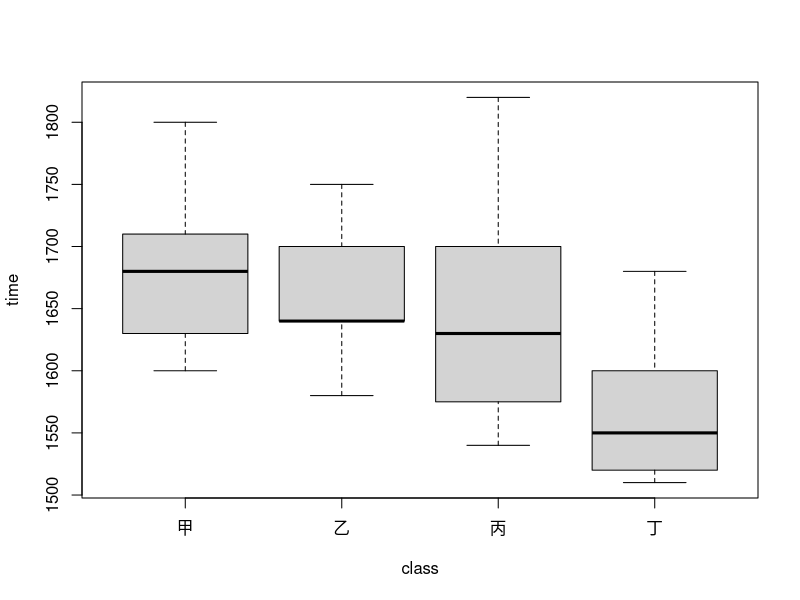
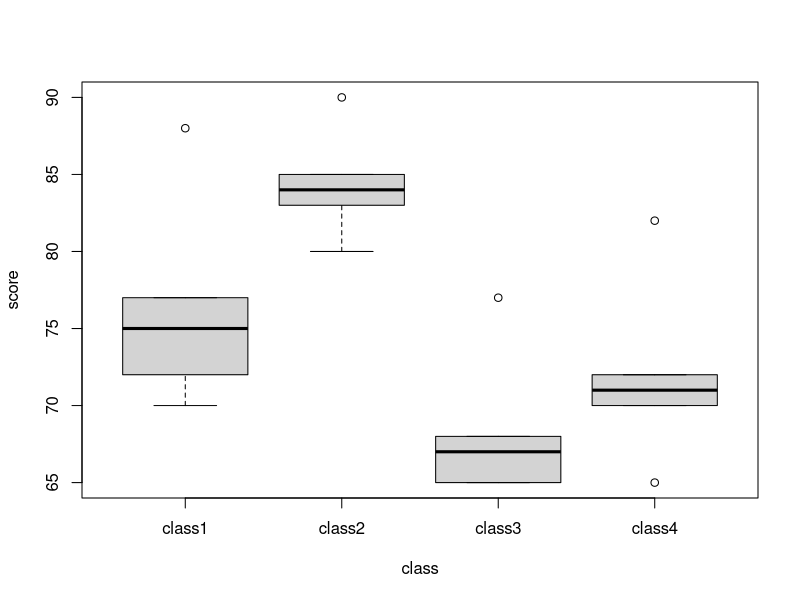
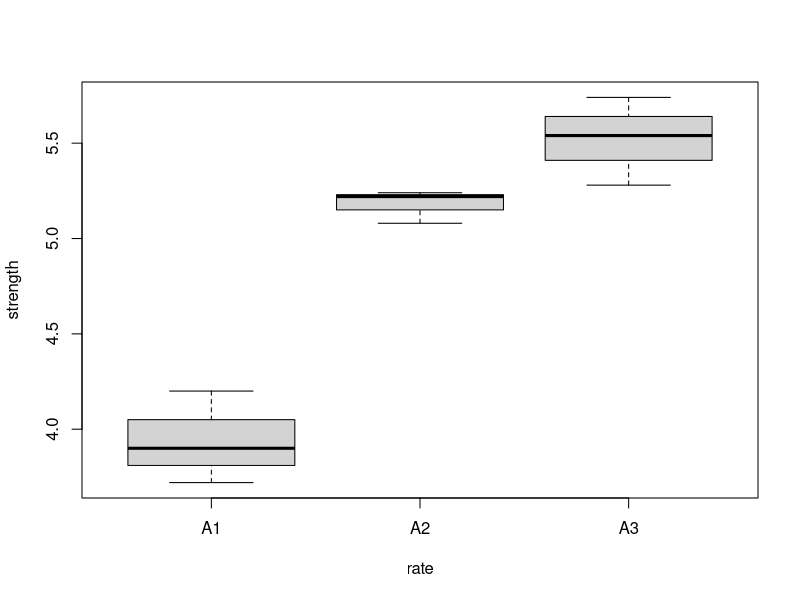
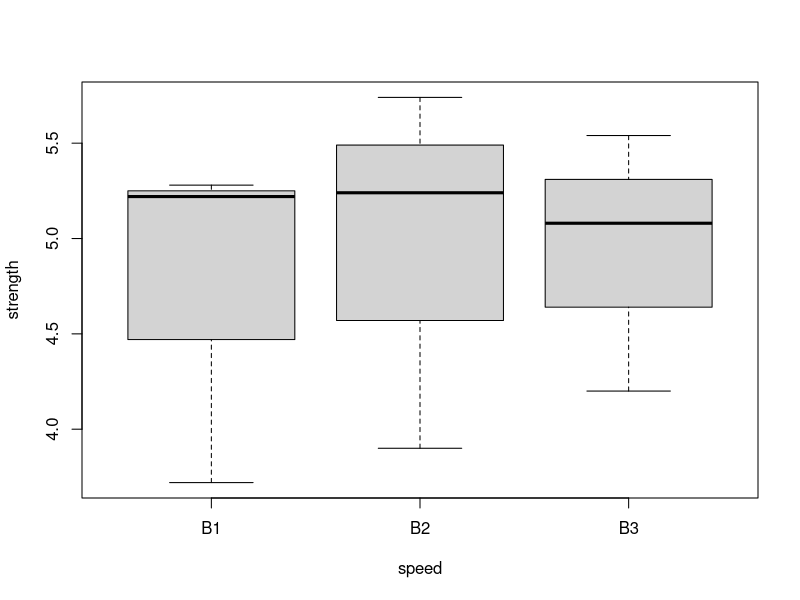
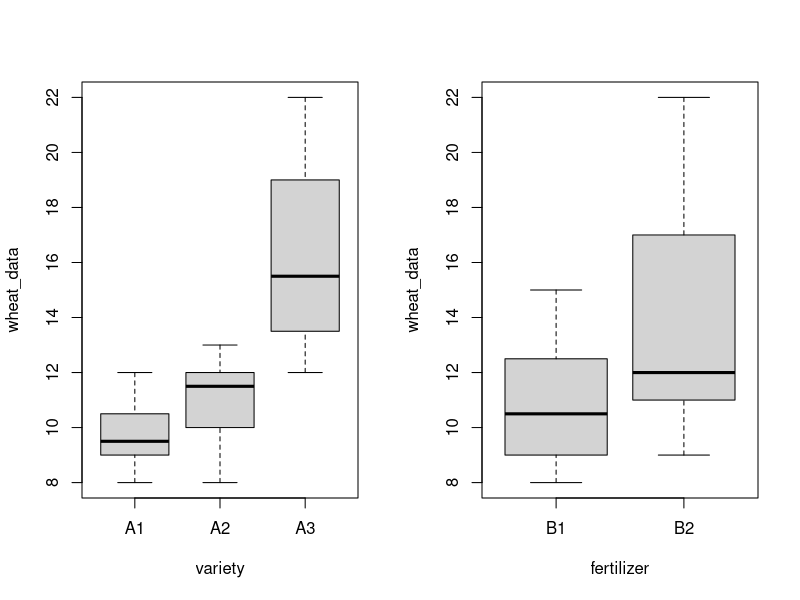
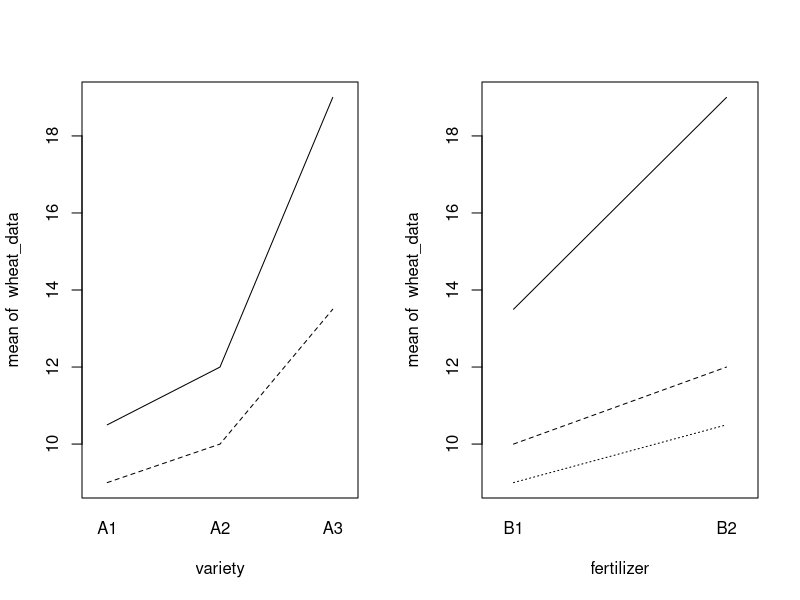

Here is the R script that generated these plots, in order:
# 问题一
a <-c(1600,1610,1650,1680,1700,1720,1800)
b <-c(1580,1640,1640,1700,1750)
c <-c(1540,1550,1600,1620,1640,1660,1740,1820)
d <-c(1510,1520,1530,1570,1600,1680)

# 先判断是否符合正态分布
shapiro.test(a)
shapiro.test(b)
shapiro.test(c)
shapiro.test(d)

data <- c(a,b,c,d)
account = data.frame(data,class=factor(rep(1:4,c(7,5,8,6)),labels=c('甲','乙','丙','丁')))
# 方差齐性检验
bartlett.test(data~class,data=account)
# 箱式图观察
plot(account$data~account$class, xlab='class', ylab='time')
# 方差分析
a.aov=aov(data~class,data=account)
# 列出总结
summary(a.aov)

# 问题二
class1 <- c(75,77,70,88,72)
class2 <- c(83,80,85,90,84)
class3 <- c(65,67,77,68,65)
class4 <- c(72,70,71,65,82)
# 先判断是否符合正态分布
shapiro.test(class1)
shapiro.test(class2)
shapiro.test(class3)
shapiro.test(class4)

score_data <- c(class1,class2,class3,class4)
# class= 这里是自己起的名字，意思是类别，和后面的class班级不是一回事
score_account = data.frame(score_data,class=factor(rep(1:4,c(5,5,5,5)),labels=c('class1','class2','class3','class4')))
# 非正态分布,使用Levene方差齐性检验
library(car)
leveneTest(score_account$score_data,score_account$class)
# 箱式图观察
plot(score_account$score_data~score_account$class, xlab='class', ylab='score')
# ANOVA为正态方差分析，这里非正态使用KW分析
kruskal.test(score_account$score_data,score_account$class)

# 问题三
a1 = c(3.72, 3.90, 4.20)
a2 = c(5.22, 5.24, 5.08)
a3 = c(5.28, 5.74, 5.54)
b1 = c(3.72, 5.22, 5.28)
b2 = c(3.90, 5.24, 5.74)
b3 = c(4.20, 5.08, 5.54)
# 正态分布检验
shapiro.test(a1)
shapiro.test(a2)
shapiro.test(a3)
shapiro.test(b1)
shapiro.test(b2)
shapiro.test(b3)

wood_data <- c(b1, b2, b3)
wood_account = data.frame(wood_data,speed=gl(3,3,labels=c('B1','B2','B3')),
                          rate=gl(3,1,9,labels=c('A1','A2','A3')))
# 方差齐性检验
bartlett.test(wood_data~rate, data = wood_account) 
bartlett.test(wood_data~speed, data = wood_account) 


# 箱式图观察
plot(wood_account$wood_data ~ wood_account$rate, xlab = "rate", ylab = "strength")
plot(wood_account$wood_data ~ wood_account$speed, xlab = "speed", ylab = "strength")

# 双因素方差分析
wood.aov = aov(wood_data ~ rate+speed, data = wood_account)
summary(wood.aov)

# 问题四
A1 = c(9,10,9,8,9,10,12,11)
A2 = c(12,11,9,8,12,13,11,12)
A3 = c(13,14,15,12,22,16,20,18)
B1 = c(9,10,9,8,12,11,9,8,13,14,15,12)
B2 = c(9,10,12,11,12,13,11,12,22,16,20,18)

# 正态分布检验
shapiro.test(A1) 
shapiro.test(A2) 
shapiro.test(A3) 
shapiro.test(B1) 
shapiro.test(B2) 

wheat_data = c(B1,B2)
wheat_account = data.frame(wheat_data, fertilizer=gl(2,12,labels=c("B1","B2")), 
                           variety=gl(3,4,24,labels=c("A1","A2","A3")))
# 方差齐性检验
bartlett.test(wheat_data ~ variety, data = wheat_account) 
bartlett.test(wheat_data ~ fertilizer, data = wheat_account) 


# 画图来观察数据的特点
op = par(mfrow = c(1, 2)) #分割图形区域
plot(wheat_data ~ variety+fertilizer, data = wheat_account)

# 画图观察两个元素的交互关系
attach(wheat_account)
interaction.plot(variety,fertilizer,wheat_data,legend=F)
interaction.plot(fertilizer,variety,wheat_data,legend=F)

# 双因素方差分析,无交互用+，有交互用*
wheat.aov = aov(wheat_data ~ variety*fertilizer, data = wheat_account)
summary(wheat.aov)



